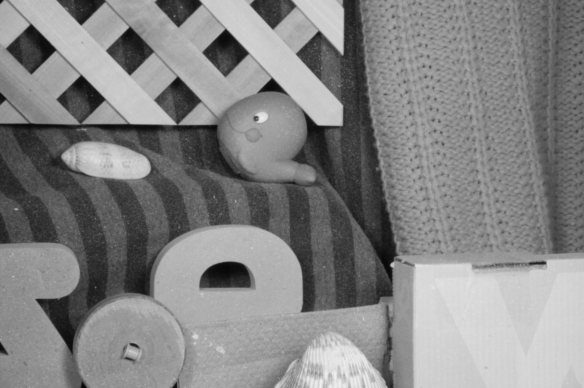
#> input picture A5/problem2_flow/part2_things_frame1.png, 584 x 388 px
$ python main_flow.py
#> lines starting #> are read from the running program, lines starting #| are printed output that depends on the picture
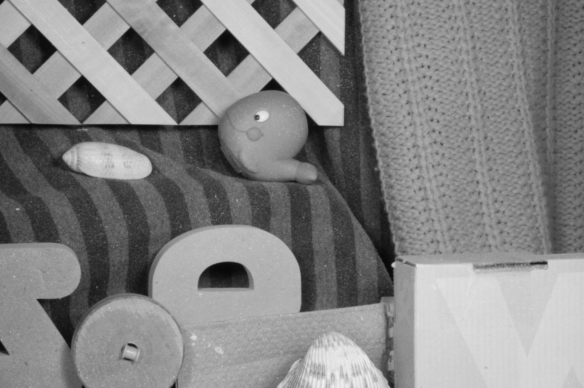
#> input picture A5/problem2_flow/part2_things_frame2.png, 584 x 388 px
### A5/problem2_flow/problem2.py
# problem2.py

import numpy as np
from scipy import interpolate
from scipy.signal import convolve2d
from functools import partial
conv2d = partial(convolve2d, mode="same", boundary="symm")

def compute_derivatives(im1, im2):
    """Compute dx, dy and dt derivatives.

    Args:
        im1: first image
        im2: second image

    Returns:
        Ix, Iy, It: derivatives of im1 w.r.t. x, y and t
    """
    assert im1.shape == im2.shape

    # START your code here
    # HINT: You can use the conv2d defined in Line 5 for convolution operations
    # NOTE: You should remove the next three lines while coding
    # Ix = np.empty_like(im1)
    # Iy = np.empty_like(im1)
    # It = np.empty_like(im1)
    dx_kernel = np.array([[-1, 1], [-1, 1]]) * 0.5
    dy_kernel = np.array([[-1, -1], [1, 1]]) * 0.5
    dt_kernel = np.ones((2, 2)) * 0.25
    Ix = conv2d(im1, dx_kernel) + conv2d(im2, dx_kernel)
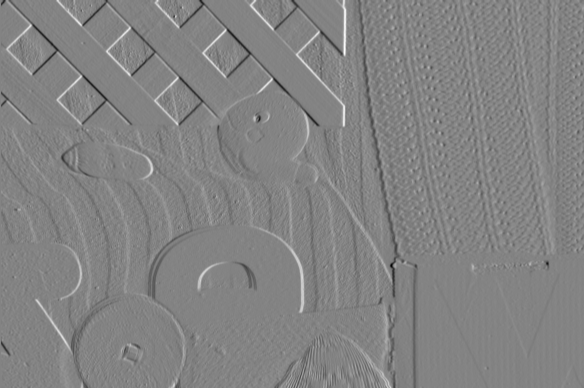
#> Ix: shape (388, 584) float64; min -0.604, max 0.567, mean -0.000428; drawn with min black and max white
    Iy = conv2d(im1, dy_kernel) + conv2d(im2, dy_kernel)
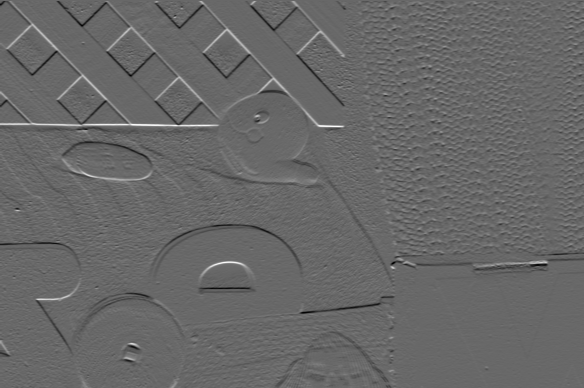
#> Iy: shape (388, 584) float64; min -0.537, max 0.775, mean -0.000849; drawn with min black and max white
    It = conv2d(im2, dt_kernel) - conv2d(im1, dt_kernel)
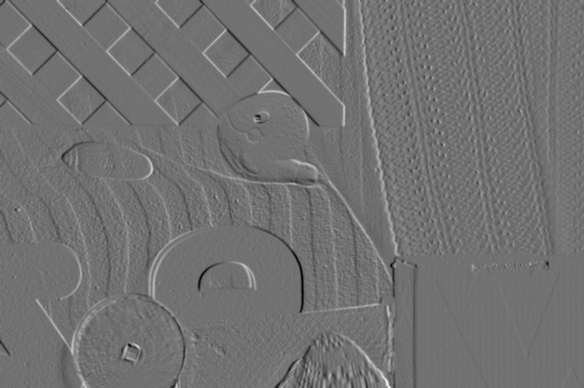
#> It: shape (388, 584) float64; min -0.349, max 0.435, mean 0.00211; drawn with min black and max white
    # END your code here

    assert Ix.shape == im1.shape and \
           Iy.shape == im1.shape and \
           It.shape == im1.shape

    return Ix, Iy, It

# consulted
def compute_motion(Ix, Iy, It, patch_size=15, aggregate="const", sigma=2.2):
    """Computes one iteration of optical flow estimation.

    Args:
        Ix, Iy, It: image derivatives w.r.t. x, y and t
        patch_size: specifies the side of the square region R in Eq. (1)
        aggregate: indicates whether to use Gaussian weighting
        sigma: if aggregate=='gaussian', use this sigma for the Gaussian kernel
    Returns:
        u: optical flow in x direction
        v: optical flow in y direction

    All outputs have the same dimensionality as the input
    """
#> called with patch_size = 15, aggregate = 'const', sigma = 2.2
    assert Ix.shape == Iy.shape and \
            Iy.shape == It.shape

    # START your code here
    # HINT: You can use the conv2d defined in Line 5 for convolution operations
    # NOTE: You can use either linear algebra knowledge or numpy.linalg.inv() for the matrix inverse
    # NOTE: You should remove the next two lines while coding
    # u = np.empty_like(Ix)
    # v = np.empty_like(Iy)
    half_size = patch_size // 2
    u = np.zeros_like(Ix)
    v = np.zeros_like(Iy)

    if aggregate == "gaussian":
        x = np.linspace(-half_size, half_size, patch_size)
        gauss_kernel = np.exp(-0.5 * (x / sigma) ** 2)
        weights = np.outer(gauss_kernel, gauss_kernel)
    else:
        weights = np.ones((patch_size, patch_size))

    for i in range(half_size, Ix.shape[0] - half_size):
        for j in range(half_size, Ix.shape[1] - half_size):
            Ix_patch = Ix[i-half_size:i+half_size+1, j-half_size:j+half_size+1]
            Iy_patch = Iy[i-half_size:i+half_size+1, j-half_size:j+half_size+1]
            It_patch = It[i-half_size:i+half_size+1, j-half_size:j+half_size+1]

            A = np.stack([Ix_patch.ravel(), Iy_patch.ravel()], axis=1)
            b = -It_patch.ravel()
            # Create the diagonal matrix W from the weights
            W = np.diag(weights.ravel())
            # Compute the matrix products
            AtW = A.T @ W
            AtWA = AtW @ A
            AtWb = AtW @ b
            # Solve for the flow if the matrix is invertible
            if np.linalg.det(AtWA) > 1e-6:
                flow = np.linalg.solve(AtWA, AtWb)
                u[i, j], v[i, j] = flow
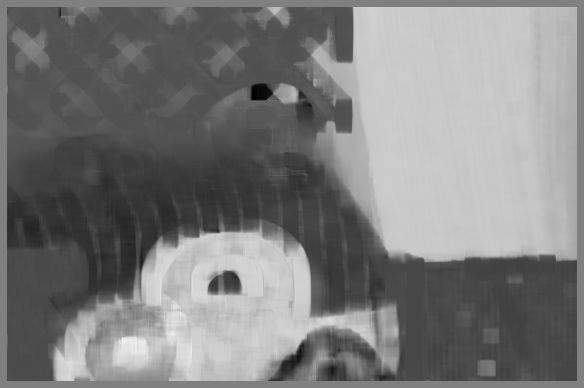
#> u: shape (388, 584) float64; min -1.25, max 1.23, mean -0.0325; drawn with min black and max white
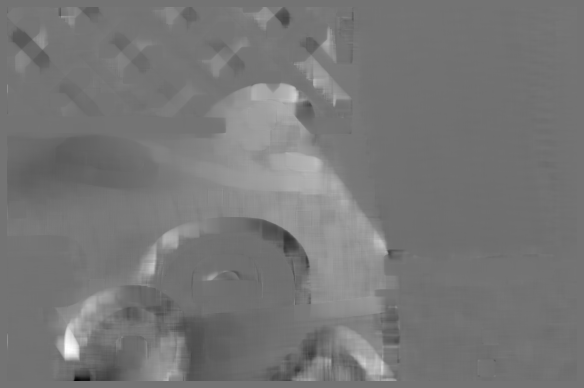
#> v: shape (388, 584) float64; min -1.54, max 1.86, mean 0.0497; drawn with min black and max white
    # END your code here
    assert u.shape == Ix.shape and \
            v.shape == Ix.shape
    return u, v


# [39 lines left out: functions warp, compute_cost, not called in this run]

### A5/problem2_flow/main_flow.py
import numpy as np
import matplotlib.pyplot as plt
from PIL import Image
from utils import *
# Flow
import problem2 as part2

def show_two(im1, im2):
    fig = plt.figure(figsize=(14, 6), dpi=80, facecolor='w', edgecolor='k')

    (ax1, ax2) = fig.subplots(1, 2)

    ax1.imshow(im1, cmap='gray')
    ax2.imshow(im2)

    plt.show()


def problem2(image1, image2, aggregate="const", sigma=2.2):
    # Loading the image and scaling to [0, 1]
    im1 = np.array(Image.open(image1).convert('L')) / 255.0
    im2 = np.array(Image.open(image2).convert('L')) / 255.0

    Ix, Iy, It = part2.compute_derivatives(im1, im2)  # gradients
    u, v = part2.compute_motion(Ix, Iy, It, aggregate=aggregate, sigma=sigma)  # flow

    # stacking for visualisation
    of = np.stack([u, v], axis=-1)
    # convert to RGB using wheel colour coding
#> (the run stopped early here; a loop or call above may not have finished)
